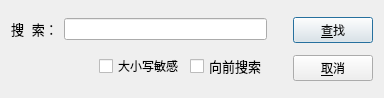
<?xml version="1.0" encoding="UTF-8"?>
<ui version="4.0">
 <class>SearchDialog</class>
 <widget class="QDialog" name="SearchDialog">
  <property name="geometry">
   <rect>
    <x>0</x>
    <y>0</y>
    <width>384</width>
    <height>98</height>
   </rect>
  </property>
  <property name="minimumSize">
   <size>
    <width>384</width>
    <height>98</height>
   </size>
  </property>
  <property name="maximumSize">
   <size>
    <width>384</width>
    <height>98</height>
   </size>
  </property>
  <property name="windowTitle">
   <string>查找</string>
  </property>
  <layout class="QHBoxLayout" name="horizontalLayout_3" stretch="1,0,0">
   <item>
    <layout class="QVBoxLayout" name="verticalLayout_2">
     <item>
      <layout class="QHBoxLayout" name="horizontalLayout_2">
       <item>
        <widget class="QLabel" name="label">
         <property name="font">
          <font>
           <family>Consolas</family>
           <pointsize>10</pointsize>
          </font>
         </property>
         <property name="text">
          <string>搜 索：</string>
         </property>
        </widget>
       </item>
       <item>
        <widget class="QLineEdit" name="lineEdit"/>
       </item>
      </layout>
     </item>
     <item>
      <layout class="QHBoxLayout" name="horizontalLayout">
       <item>
        <spacer name="horizontalSpacer_2">
         <property name="orientation">
          <enum>Qt::Horizontal</enum>
         </property>
         <property name="sizeHint" stdset="0">
          <size>
           <width>40</width>
           <height>20</height>
          </size>
         </property>
        </spacer>
       </item>
       <item>
        <widget class="QCheckBox" name="cbCaseSenstive">
         <property name="sizePolicy">
          <sizepolicy hsizetype="Preferred" vsizetype="Preferred">
           <horstretch>0</horstretch>
           <verstretch>0</verstretch>
          </sizepolicy>
         </property>
         <property name="text">
          <string>大小写敏感</string>
         </property>
        </widget>
       </item>
       <item>
        <widget class="QCheckBox" name="cbBackForward">
         <property name="font">
          <font>
           <family>Consolas</family>
           <pointsize>10</pointsize>
           <weight>50</weight>
           <bold>false</bold>
          </font>
         </property>
         <property name="text">
          <string>向前搜索</string>
         </property>
        </widget>
       </item>
      </layout>
     </item>
    </layout>
   </item>
   <item>
    <spacer name="horizontalSpacer">
     <property name="orientation">
      <enum>Qt::Horizontal</enum>
     </property>
     <property name="sizeHint" stdset="0">
      <size>
       <width>20</width>
       <height>20</height>
      </size>
     </property>
    </spacer>
   </item>
   <item>
    <layout class="QVBoxLayout" name="verticalLayout">
     <item>
      <widget class="QPushButton" name="pbSearch">
       <property name="text">
        <string>&amp;查找</string>
       </property>
      </widget>
     </item>
     <item>
      <widget class="QPushButton" name="pbCancel">
       <property name="text">
        <string>&amp;取消</string>
       </property>
      </widget>
     </item>
    </layout>
   </item>
  </layout>
 </widget>
 <resources/>
 <connections>
  <connection>
   <sender>pbSearch</sender>
   <signal>clicked()</signal>
   <receiver>lineEdit</receiver>
   <slot>clear()</slot>
   <hints>
    <hint type="sourcelabel">
     <x>340</x>
     <y>31</y>
    </hint>
    <hint type="destinationlabel">
     <x>219</x>
     <y>29</y>
    </hint>
   </hints>
  </connection>
 </connections>
</ui>
